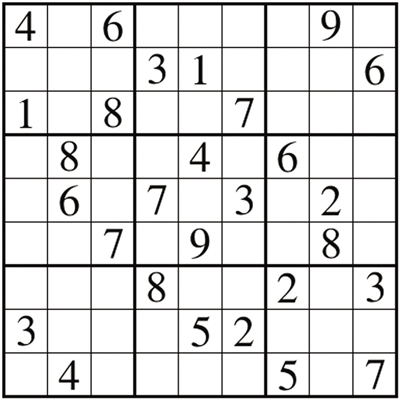
%> input picture 模板匹配识别/0001.jpg, 400 x 400 px
$ octave main.m   (GNU Octave 9; MATLAB toolbox functions it lacks are replaced by stand-ins)
%> lines starting %> are read from the running program, lines starting %| are printed output that depends on the picture; in (x1, y1, x2, y2) boxes, pixels count from 0 and x2, y2 are one past the last pixel; in counts of white or black regions, pixels touching at a corner belong together; the program's own positions count from 1
### 模板匹配识别/mobanpp.m
%字符模板匹配识别环节
%添加新的需要识别的名牌时需要添加比对输出信息
function mobanpp=mobanpp(chulitupian)
%%%%%%%%批量获取模板图像%%%%%%%%%
[pathstr,~,~]= fileparts(mfilename('fullpath'));
pics1=dir([pathstr,'\train\1\*.jpg']);M1=length(pics1);
pics2=dir([pathstr,'\train\2\*.jpg']);M2=length(pics2);
pics3=dir([pathstr,'\train\3\*.jpg']);M3=length(pics3);
pics4=dir([pathstr,'\train\4\*.jpg']);M4=length(pics4);
pics5=dir([pathstr,'\train\5\*.jpg']);M5=length(pics5);
pics6=dir([pathstr,'\train\6\*.jpg']);M6=length(pics6);
pics7=dir([pathstr,'\train\7\*.jpg']);M7=length(pics7);
pics8=dir([pathstr,'\train\8\*.jpg']);M8=length(pics8);
pics9=dir([pathstr,'\train\9\*.jpg']);M9=length(pics9);
if M1 > 0 %有满足条件的图像? ?
for i = 1:M1 %逐一读取图像 ?
image = imread(strcat([pathstr,'\train\1\'],pics1(i).name));
image=im2bw(image,0.5);%对图像进行二值化处理
maopaopp(:,:,:,i) = image;
end
end
if M2 > 0 %有满足条件的图像?
for i = 1:M2 %逐一读取图像 ?
image = imread(strcat([pathstr,'\train\2\'],pics2(i).name));
image=im2bw(image,0.5);%对图像进行二值化处理
maopaopp(:,:,:,i+M1) = image;
end
end
if M3 > 0 %有满足条件的图像?
for i = 1:M3 %逐一读取图像 ?
image = imread(strcat([pathstr,'\train\3\'],pics3(i).name));
image=im2bw(image,0.5);%对图像进行二值化处理
maopaopp(:,:,:,i+M1+M2) = image;
end
end
if M4 > 0 %有满足条件的图像? ?
for i = 1:M4 %逐一读取图像 ?
image = imread(strcat([pathstr,'\train\4\'],pics4(i).name));
image=im2bw(image,0.5);%对图像进行二值化处理
maopaopp(:,:,:,i+M1+M2+M3) = image;
end
end
if M5 > 0 %有满足条件的图像?
for i = 1:M5 %逐一读取图像 ?
image = imread(strcat([pathstr,'\train\5\'],pics5(i).name));
image=im2bw(image,0.5);%对图像进行二值化处理
maopaopp(:,:,:,i+M1+M2+M3+M4) = image;
end
end
if M6 > 0 %有满足条件的图像?
for i = 1:M6 %逐一读取图像 ?
image = imread(strcat([pathstr,'\train\6\'],pics6(i).name));
image=im2bw(image,0.5);%对图像进行二值化处理
maopaopp(:,:,:,i+M1+M2+M3+M4+M5) = image;
end
end
if M7 > 0 %有满足条件的图像? ?
for i = 1:M7 %逐一读取图像 ?
image = imread(strcat([pathstr,'\train\7\'],pics7(i).name));
image=im2bw(image,0.5);%对图像进行二值化处理
maopaopp(:,:,:,i+M1+M2+M3+M4+M5+M6) = image;
end
end
if M8 > 0 %有满足条件的图像?
for i = 1:M8 %逐一读取图像 ?
image = imread(strcat([pathstr,'\train\8\'],pics8(i).name));
image=im2bw(image,0.5);%对图像进行二值化处理
maopaopp(:,:,:,i+M1+M2+M3+M4+M5+M6+M7) = image;
end
end
if M9 > 0 %有满足条件的图像?
for i = 1:M9 %逐一读取图像 ?
image = imread(strcat([pathstr,'\train\9\'],pics9(i).name));
image=im2bw(image,0.5);%对图像进行二值化处理
maopaopp(:,:,:,i+M1+M2+M3+M4+M5+M6+M7+M8) = image;
end
end
[y,x,~]=size(chulitupian);%获取图片参数值
[~,~,z]=size(maopaopp);%获取图片参数值
for k=1:z  %此处有多少模板就循环对少次
sum=0;
for i=1:y
    for j=1:x
         if  maopaopp(i,j,:,k)==chulitupian(i,j)%统计黑白
             sum=sum+1;
        end
    end
end
baifenbi(1,k)=sum/(x*y);%百分比比对
end
chepai= find(baifenbi>=max(baifenbi));
mobanpp=chepai;%在数字排序中，从0开始所以要减1，这里不用
%比对输出信息
if     mobanpp<=M1
    mobanpp=1;
elseif mobanpp<=(M1+M2)
    mobanpp=2;
elseif mobanpp<=(M1+M2+M3)
    mobanpp=3;
elseif mobanpp<=(M1+M2+M3+M4)
    mobanpp=4;
elseif mobanpp<=(M1+M2+M3+M4+M5)
    mobanpp=5;
elseif mobanpp<=(M1+M2+M3+M4+M5+M6)
    mobanpp=6;
elseif mobanpp<=(M1+M2+M3+M4+M5+M6+M7)
    mobanpp=7;
elseif mobanpp<=(M1+M2+M3+M4+M5+M6+M7+M8)
    mobanpp=8;
elseif mobanpp<=(M1+M2+M3+M4+M5+M6+M7+M8+M9)
    mobanpp=9;
end

### 模板匹配识别/main.m
clc
close all
clear all
warning off
f = imread('0001.jpg');
%> f is the input picture: size 400x400x3 uint8; mean R, G, B 223.6, 223.3, 223
f=imcomplement(f);
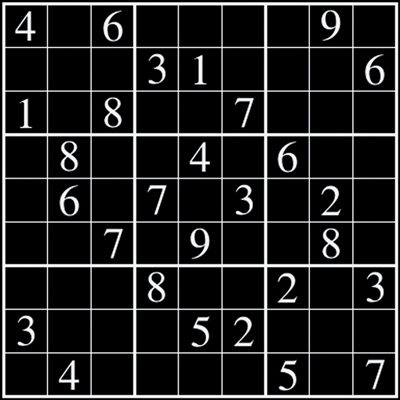
%> f: size 400x400x3 uint8; mean R, G, B 31.4, 31.7, 32
gray_level = graythresh(f);
%> gray_level = 0.416
f = im2bw(f,gray_level);
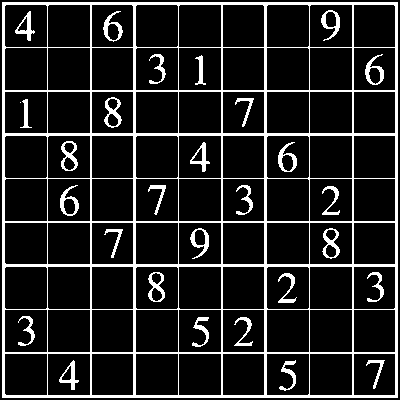
%> f: size 400x400 logical; 13.4% white; 30 white regions (1 under 20 px), largest, box (x1, y1, x2, y2) and area: (2, 2, 398, 398) 16243, (104, 97, 122, 128) 227, (61, 141, 78, 171) 223
[l,n] = bwlabel(f,8);
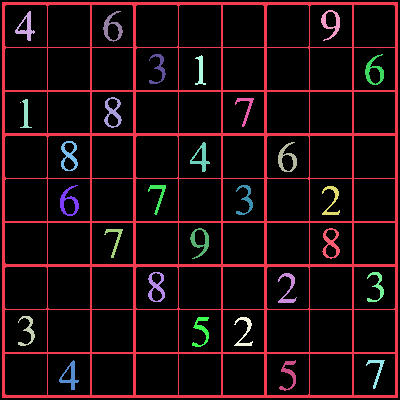
%> l: size 400x400 double; 31 distinct labels, from 0 to 30; one colour per label, 0 black
%> n = 30
figure(1)
imshow(f);
hold on
for k = 1:n
    [r,c] = find(l==k);
    rbar = mean(r);
    cbar = mean(c);
% fprintf('%d,%d\n',rbar,cbar)
sit(k,1)=cbar;sit(k,2)=rbar;
plot(cbar,rbar,'Marker','o','MarkerEdgeColor','g','MarkerFaceColor','y','MarkerSize',10);
row = max(r) - min(r);
col = max(c) - min(c);
for i = 1:row
    for j = 1:col
        seg(i,j) = 1;
    end
end
con = [r-min(r)+1,c-min(c)+1];
[a,b] = size(con);
for i = 1:a
    seg(con(i,1),con(i,2)) = 0;
end
imwrite(seg,strcat('im/',num2str(k,'%02d'),'.bmp'));
clear seg;
end
%> this loop made 30 passes
%> (rbar, cbar, row, col, a) on passes 1, 2, 3, 5, 6, 7, 8, 9, 10, 11, 12, 13: (201.9, 201.9, 395, 395, 16243), (27.86, 26.97, 29, 19, 201), (331.1, 28.64, 29, 16, 162), (114.8, 26.43, 28, 11, 129), (376.9, 70.98, 29, 19, 196), (202.5, 69.3, 30, 18, 217), (156.4, 69.78, 29, 16, 223), (27.85, 112.8, 30, 19, 215), (113.1, 113.4, 30, 17, 227), (239.5, 115.6, 28, 18, 136), (195.3, 159, 29, 17, 148), (287.5, 156.9, 29, 16, 221)
%> (r, c, rbar, cbar, row, col, con, a) on pass 4: (103, 21, 103, 21, 0, 0, [1 1], 1)
%> pass 1, `imwrite(seg,strcat('im/',num2str(k,'%02d'),'.bmp'));`:
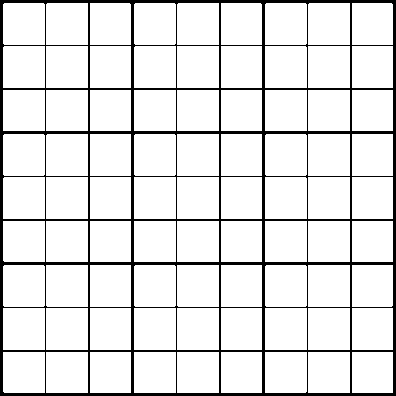
%> saved as 01.bmp: size 396x396 uint8; 89.6% white; 1 black region, box (x1, y1, x2, y2) and area: (0, 0, 396, 396) 16243
%> pass 2, `imwrite(seg,strcat('im/',num2str(k,'%02d'),'.bmp'));`:
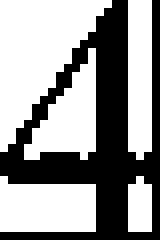
%> saved as 02.bmp: size 30x20 uint8 (shown 8 times larger); 59.2% white; 1 black region, box (x1, y1, x2, y2) and area: (0, 0, 20, 30) 245
%> after the loop, sit = 30 rows, first 12: [201.9 201.9; 26.97 27.86; 28.64 331.1; 21 103; 26.43 114.8; 70.98 376.9; 69.3 202.5; 69.78 156.4; 112.8 27.85; 113.4 113.1; 115.6 239.5; 159 195.3]
%> after the loop:
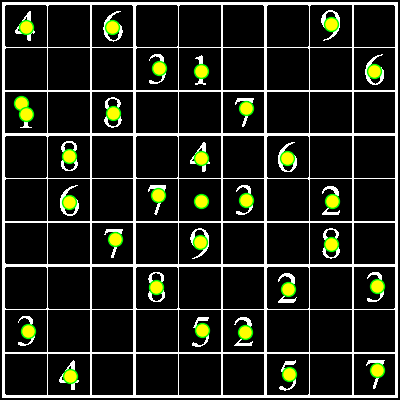
%> figure redrawn from the program's plot data

bmp=imread('im/01.bmp');
[l,w]=size(bmp);
%> l = 396; w = 396
juzheng=zeros(9,9);
for k = 2:n
  xx=fix(sit(k,1)/(l/9))+1;
%> xx = 1
  yy=fix(sit(k,2)/(w/9))+1;
%> yy = 1
  bmp=imread(['im/',num2str(k,'%02d'),'.bmp']);
mysize=size(bmp);%判断图像色度
%> mysize = [30 20]
if numel(mysize)>2 %判断是否是rgb图像
%%%%%%%%%%图像HSV处理%%%%%%%%%%
myhsv=rgb2hsv(bmp);%对图像进行HSV处理
h=myhsv(:,:,1);
s=myhsv(:,:,2);
v=myhsv(:,:,3);
%%%%%%%%%%图像二值处理%%%%%%%%%%
A=im2bw(s,0.15);%对图像进行二值化处理
else
A=bmp;
end
A=imresize(A,[32,21]);%归一化处理
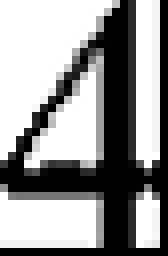
%> A: size 32x21 uint8 (shown 8 times larger); min 0, max 255, mean 150.6
jieguohanzi  = mobanpp(A);
%> the run ends on the next line

$ run again, with 模板匹配识别/0000.jpg copied over 模板匹配识别/0001.jpg
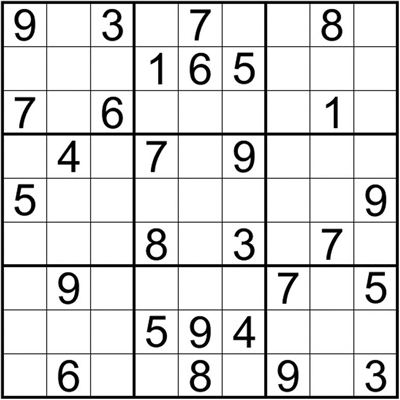
%> input picture 模板匹配识别/0000.jpg, 400 x 400 px
%> f is the input picture: size 400x400x3 uint8; min 0, max 255, mean 222.1
%> gray_level = 0.424
%> n = 29
%> the loop `for k = 1:n` made 29 passes
%> (rbar, cbar, row, col, a) on passes 1 to 8: (200.6, 200.7, 397, 397, 14070), (25.45, 25.72, 31, 20, 314), (108.6, 25.59, 30, 19, 199), (199.9, 25.54, 31, 19, 288), (157.9, 70.27, 30, 21, 258), (288.6, 69.54, 31, 20, 316), (376.7, 68.58, 31, 20, 323), (25.81, 114.4, 31, 20, 263)
%> pass 1, `imwrite(seg,strcat('im/',num2str(k,'%02d'),'.bmp'));`:
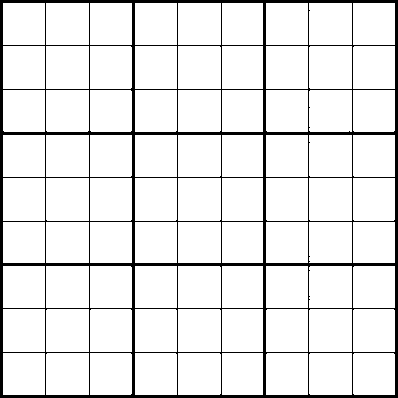
%> saved as 01.bmp: size 398x398 uint8; 91.1% white; 1 black region, box (x1, y1, x2, y2) and area: (0, 0, 398, 398) 14070
%> after the loop `for k = 1:n`: sit = 29 rows, first 12: [200.7 200.6; 25.72 25.45; 25.59 108.6; 25.54 199.9; 70.27 157.9; 69.54 288.6; 68.58 376.7; 114.4 25.81; 112.4 113.5; 157.1 152.4; 157 244.5; 157.2 331.7]
%> after the loop `for k = 1:n`:
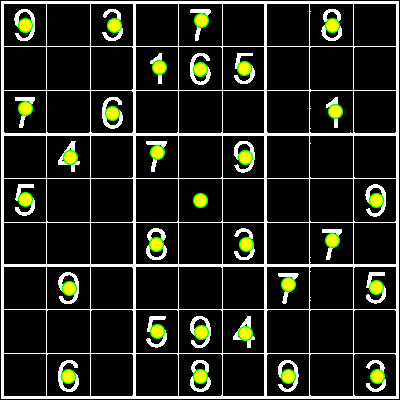
%> figure redrawn from the program's plot data
%> xx = 1
